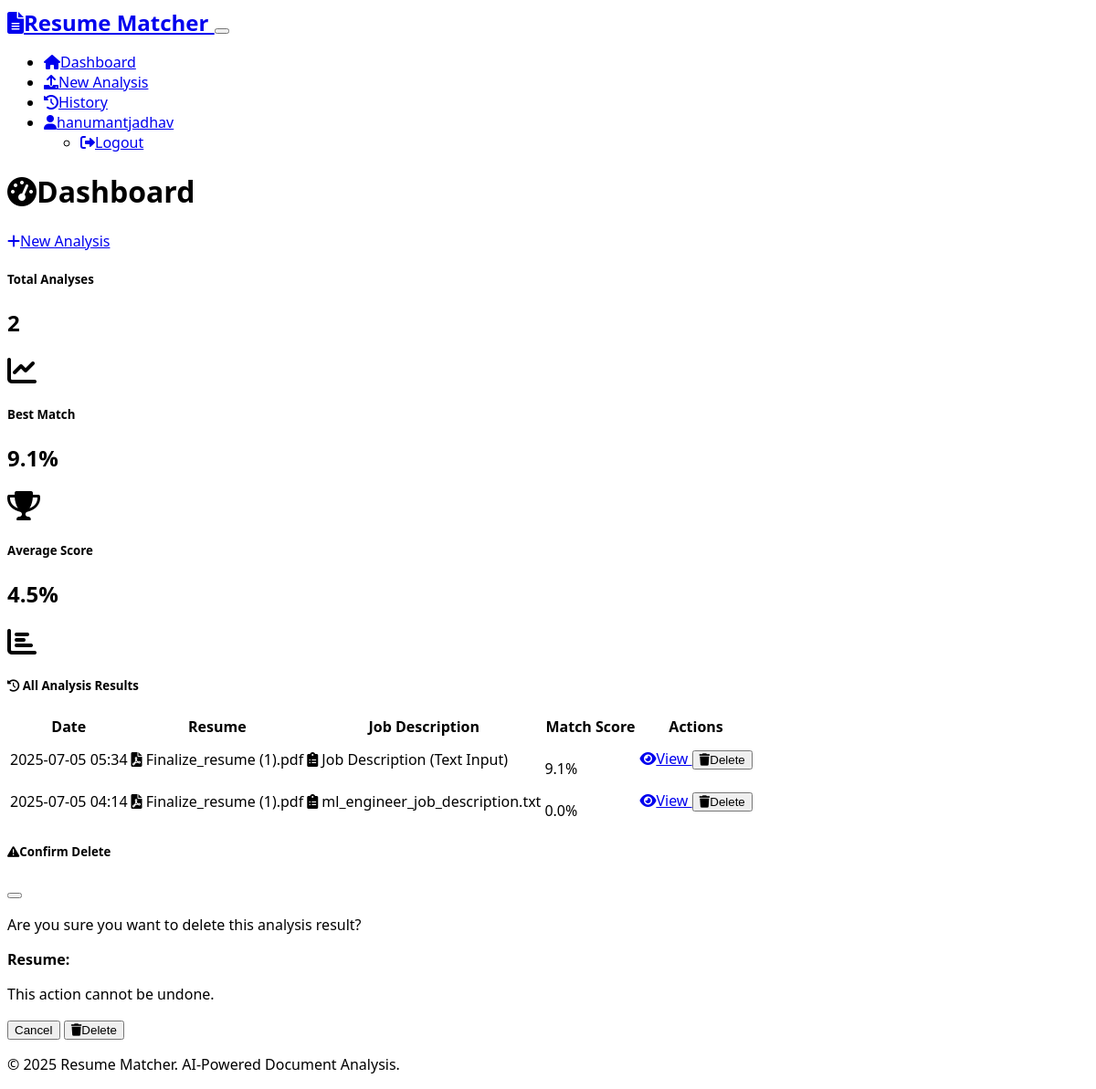
The page /history (signed in) on the database its author committed.
### models.py (models this page shows)
class User(UserMixin, db.Model):
    id = db.Column(db.Integer, primary_key=True)
    username = db.Column(db.String(64), unique=True, nullable=False)
    email = db.Column(db.String(120), unique=True, nullable=False)
    password_hash = db.Column(db.String(256), nullable=False)
    created_at = db.Column(db.DateTime, default=datetime.utcnow)
    match_results = db.relationship('MatchResult', backref='user', lazy=True, cascade='all, delete-orphan')

class MatchResult(db.Model):
    id = db.Column(db.Integer, primary_key=True)
    user_id = db.Column(db.Integer, db.ForeignKey('user.id'), nullable=False)
    resume_filename = db.Column(db.String(255), nullable=False)
    job_description_filename = db.Column(db.String(255), nullable=False)
    match_score = db.Column(db.Float, nullable=False)
    resume_keywords = db.Column(db.Text)  # JSON string
    job_keywords = db.Column(db.Text)  # JSON string
    suggestions = db.Column(db.Text)  # JSON string
    created_at = db.Column(db.DateTime, default=datetime.utcnow)

### routes.py (the view)
@app.route('/history')
@login_required
def view_history():
    results = MatchResult.query.filter_by(user_id=current_user.id)\
                              .order_by(MatchResult.created_at.desc()).all()
    return render_template('dashboard.html', recent_results=results, show_all=True)

### app.py (called while the page is built)
@login_manager.user_loader
def load_user(user_id):
    from models import User
    return User.query.get(int(user_id))

### templates/dashboard.html (shortened to what this page needs)
{% extends "base.html" %}
{% block content %}
<div class="row">
    <div class="col-12">
        <div class="d-flex justify-content-between align-items-center mb-4">
            <h1><i class="fas fa-tachometer-alt me-2"></i>Dashboard</h1>
            <a href="{{ url_for('upload_files') }}" class="btn btn-primary">
                <i class="fas fa-plus me-1"></i>New Analysis
            </a>
        </div>
    </div>
</div>
<div class="row mb-4">
    <div class="col-md-4">
        <div class="card bg-primary text-white">
            <div class="card-body">
                <div class="d-flex align-items-center">
                    <div class="flex-grow-1">
                        <h5 class="card-title">Total Analyses</h5>
                        <h2 class="mb-0">{{ recent_results|length if show_all else recent_results|length }}</h2>
                    </div>
                    <div class="ms-3">
                        <i class="fas fa-chart-line fa-2x"></i>
                    </div>
                </div>
            </div>
        </div>
    </div>
    <div class="col-md-4">
        <div class="card bg-success text-white">
            <div class="card-body">
                <div class="d-flex align-items-center">
                    <div class="flex-grow-1">
                        <h5 class="card-title">Best Match</h5>
                        <h2 class="mb-0">
                            {% if recent_results %}
                                {{ "%.1f"|format(recent_results|map(attribute='match_score')|max) }}%
                            {% else %}
                                0%
                            {% endif %}
                        </h2>
                    </div>
                    <div class="ms-3">
                        <i class="fas fa-trophy fa-2x"></i>
                    </div>
                </div>
            </div>
        </div>
    </div>
    <div class="col-md-4">
        <div class="card bg-info text-white">
            <div class="card-body">
                <div class="d-flex align-items-center">
                    <div class="flex-grow-1">
                        <h5 class="card-title">Average Score</h5>
                        <h2 class="mb-0">
                            {% if recent_results %}
                                {{ "%.1f"|format(recent_results|map(attribute='match_score')|sum / recent_results|length) }}%
                            {% else %}
                                0%
                            {% endif %}
                        </h2>
                    </div>
                    <div class="ms-3">
                        <i class="fas fa-chart-bar fa-2x"></i>
                    </div>
                </div>
            </div>
        </div>
    </div>
</div>
<div class="row">
    <div class="col-12">
        <div class="card">
            <div class="card-header d-flex justify-content-between align-items-center">
                <h5 class="mb-0">
                    <i class="fas fa-history me-2"></i>
                    {% if show_all %}All Analysis Results{% else %}Recent Analysis Results{% endif %}
                </h5>
            </div>
            <div class="card-body">
                {% if recent_results %}
                    <div class="table-responsive">
                        <table class="table table-hover">
                            <thead>
                                <tr>
                                    <th>Date</th>
                                    <th>Resume</th>
                                    <th>Job Description</th>
                                    <th>Match Score</th>
                                    <th>Actions</th>
                                </tr>
                            </thead>
                            <tbody>
                                {% for result in recent_results %}
                                <tr>
                                    <td>{{ result.created_at.strftime('%Y-%m-%d %H:%M') }}</td>
                                    <td>
                                        <i class="fas fa-file-pdf text-danger me-1"></i>
                                        {{ result.resume_filename }}
                                    </td>
                                    <td>
                                        <i class="fas fa-clipboard-list text-info me-1"></i>
                                        {% if result.job_description_filename == "Direct Input" %}
                                            Job Description (Text Input)
                                        {% else %}
                                            {{ result.job_description_filename }}
                                        {% endif %}
                                    </td>
                                    <td>
                                        <div class="d-flex align-items-center">
                                            <div class="progress me-2" style="width: 100px; height: 20px;">
                                            </div>
                                            <span class="fw-bold">{{ "%.1f"|format(result.match_score) }}%</span>
                                        </div>
                                    </td>
                                    <td>
                                        <div class="btn-group" role="group">
                                            <a href="{{ url_for('view_results', result_id=result.id) }}"
                                               class="btn btn-outline-primary btn-sm">
                                                <i class="fas fa-eye me-1"></i>View
                                            </a>
                                            <button type="button" class="btn btn-outline-danger btn-sm"
                                                    onclick="deleteResult({{ result.id }}, '{{ result.resume_filename }}')">
                                                <i class="fas fa-trash me-1"></i>Delete
                                            </button>
                                        </div>
                                    </td>
                                </tr>
                                {% endfor %}
                            </tbody>
                        </table>
                    </div>
                {% endif %}
            </div>
        </div>
    </div>
</div>
<div class="modal fade" id="deleteModal" tabindex="-1" aria-labelledby="deleteModalLabel" aria-hidden="true">
    <div class="modal-dialog">
        <div class="modal-content">
            <div class="modal-header">
                <h5 class="modal-title" id="deleteModalLabel">
                    <i class="fas fa-exclamation-triangle text-warning me-2"></i>Confirm Delete
                </h5>
                <button type="button" class="btn-close" data-bs-dismiss="modal" aria-label="Close"></button>
            </div>
            <div class="modal-body">
                <p>Are you sure you want to delete this analysis result?</p>
                <p><strong>Resume:</strong> </p>
                <p class="text-muted small">This action cannot be undone.</p>
            </div>
            <div class="modal-footer">
                <button type="button" class="btn btn-secondary" data-bs-dismiss="modal">Cancel</button>
                <form id="deleteForm" method="POST" style="display: inline;">
                    <button type="submit" class="btn btn-danger">
                        <i class="fas fa-trash me-1"></i>Delete
                    </button>
                </form>
            </div>
        </div>
    </div>
</div>
{% endblock %}

### templates/base.html (shortened to what this page needs)
<!DOCTYPE html>
<html lang="en" data-bs-theme="dark">
<head>
    <link href="https://cdn.replit.com/agent/bootstrap-agent-dark-theme.min.css" rel="stylesheet">
    <link rel="stylesheet" href="https://cdnjs.cloudflare.com/ajax/libs/font-awesome/6.0.0/css/all.min.css">
    <link rel="stylesheet" href="{{ url_for('static', filename='css/style.css') }}">
</head>
<body>
    <nav class="navbar navbar-expand-lg navbar-dark bg-dark">
        <div class="container">
            <a class="navbar-brand" href="{{ url_for('dashboard') if current_user.is_authenticated else url_for('login') }}">
                <i class="fas fa-file-alt me-2"></i>Resume Matcher
            </a>
            <button class="navbar-toggler" type="button" data-bs-toggle="collapse" data-bs-target="#navbarNav">
            </button>
            <div class="collapse navbar-collapse" id="navbarNav">
                <ul class="navbar-nav ms-auto">
                    {% if current_user.is_authenticated %}
                        <li class="nav-item">
                            <a class="nav-link" href="{{ url_for('dashboard') }}">
                                <i class="fas fa-home me-1"></i>Dashboard
                            </a>
                        </li>
                        <li class="nav-item">
                            <a class="nav-link" href="{{ url_for('upload_files') }}">
                                <i class="fas fa-upload me-1"></i>New Analysis
                            </a>
                        </li>
                        <li class="nav-item">
                            <a class="nav-link" href="{{ url_for('view_history') }}">
                                <i class="fas fa-history me-1"></i>History
                            </a>
                        </li>
                        <li class="nav-item dropdown">
                            <a class="nav-link dropdown-toggle" href="#" role="button" data-bs-toggle="dropdown">
                                <i class="fas fa-user me-1"></i>{{ current_user.username }}
                            </a>
                            <ul class="dropdown-menu">
                                <li><a class="dropdown-item" href="{{ url_for('logout') }}">
                                    <i class="fas fa-sign-out-alt me-1"></i>Logout
                                </a></li>
                            </ul>
                        </li>
                    {% endif %}
                </ul>
            </div>
        </div>
    </nav>
    <main class="container mt-4">
        {% block content %}{% endblock %}
    </main>
    <footer class="bg-dark text-light mt-5 py-4">
        <div class="container text-center">
            <p>&copy; 2025 Resume Matcher. AI-Powered Document Analysis.</p>
        </div>
    </footer>
</body>
</html>

### static/css/style.css (style rules this page uses)
body { font-family: 'Segoe UI', Tahoma, Geneva, Verdana, sans-serif; }
.progress { border-radius: 10px; overflow: hidden; }
.card { transition: transform 0.2s ease, box-shadow 0.2s ease; }
.navbar-brand { font-weight: 600; font-size: 1.5rem; }
.btn { transition: all 0.2s ease; }
footer { margin-top: auto; }
[data-bs-theme="dark"] .card { background-color: var(--bs-dark); border-color: var(--bs-gray-700); }

### rows shown on the page
User: username "hanumantjadhav"
MatchResult: created_at "2025-07-05 05:34", resume_filename "Finalize_resume (1).pdf", job_description_filename "Job Description (Text Input)", match_score "9.1"
MatchResult: created_at "2025-07-05 04:14", resume_filename "Finalize_resume (1).pdf", job_description_filename "ml_engineer_job_description.txt", match_score "0.0"

### other values the page prints
{{ recent_results|length if show_all else recent_results|length }} "2"
{{ "%.1f"|format(recent_results|map(attribute='match_score')|max) }} "9.1"
